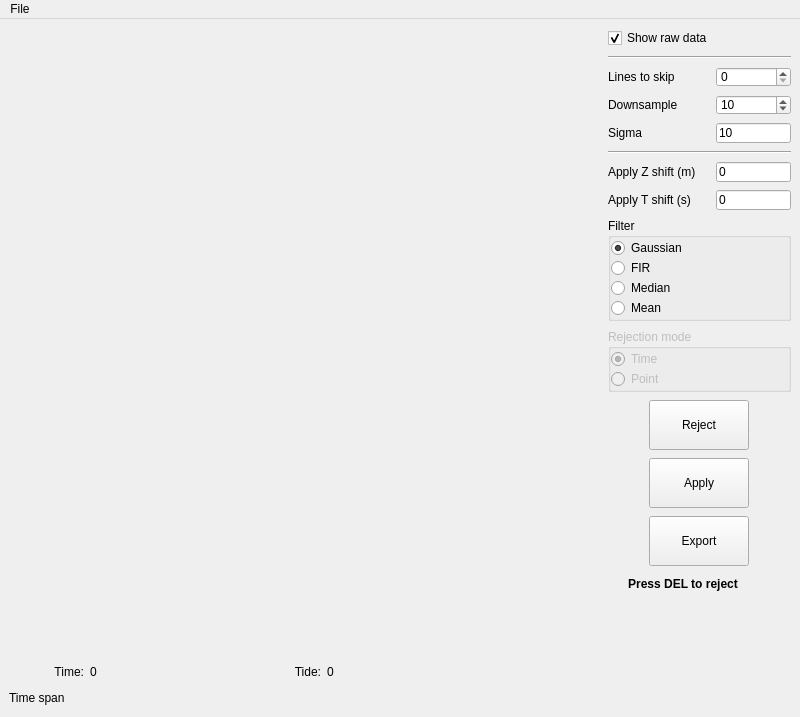
<?xml version="1.0" encoding="UTF-8"?>
<ui version="4.0">
 <class>MainWindow</class>
 <widget class="QMainWindow" name="MainWindow">
  <property name="geometry">
   <rect>
    <x>0</x>
    <y>0</y>
    <width>800</width>
    <height>717</height>
   </rect>
  </property>
  <property name="windowTitle">
   <string>Gaussian Tide Filter</string>
  </property>
  <widget class="QWidget" name="centralwidget">
   <layout class="QVBoxLayout" name="verticalLayout_3">
    <item>
     <layout class="QHBoxLayout" name="horizontalLayout_3">
      <item>
       <widget class="PlotWidget" name="tideplot" native="true"/>
      </item>
      <item>
       <layout class="QVBoxLayout" name="verticalLayout_2">
        <property name="spacing">
         <number>8</number>
        </property>
        <property name="leftMargin">
         <number>6</number>
        </property>
        <item>
         <widget class="QCheckBox" name="ch_showraw">
          <property name="minimumSize">
           <size>
            <width>150</width>
            <height>20</height>
           </size>
          </property>
          <property name="maximumSize">
           <size>
            <width>150</width>
            <height>20</height>
           </size>
          </property>
          <property name="text">
           <string>Show raw data</string>
          </property>
          <property name="checked">
           <bool>true</bool>
          </property>
         </widget>
        </item>
        <item>
         <widget class="Line" name="line_2">
          <property name="orientation">
           <enum>Qt::Orientation::Horizontal</enum>
          </property>
         </widget>
        </item>
        <item>
         <layout class="QHBoxLayout" name="horizontalLayout_4">
          <item>
           <widget class="QLabel" name="l6">
            <property name="minimumSize">
             <size>
              <width>100</width>
              <height>20</height>
             </size>
            </property>
            <property name="maximumSize">
             <size>
              <width>100</width>
              <height>20</height>
             </size>
            </property>
            <property name="text">
             <string>Lines to skip</string>
            </property>
           </widget>
          </item>
          <item>
           <widget class="QSpinBox" name="sp_linestoskip">
            <property name="minimumSize">
             <size>
              <width>75</width>
              <height>20</height>
             </size>
            </property>
            <property name="maximumSize">
             <size>
              <width>75</width>
              <height>20</height>
             </size>
            </property>
           </widget>
          </item>
         </layout>
        </item>
        <item>
         <layout class="QHBoxLayout" name="horizontalLayout_9">
          <item>
           <widget class="QLabel" name="l3">
            <property name="minimumSize">
             <size>
              <width>100</width>
              <height>20</height>
             </size>
            </property>
            <property name="maximumSize">
             <size>
              <width>100</width>
              <height>20</height>
             </size>
            </property>
            <property name="text">
             <string>Downsample</string>
            </property>
           </widget>
          </item>
          <item>
           <widget class="QSpinBox" name="sp_subsample">
            <property name="minimumSize">
             <size>
              <width>75</width>
              <height>20</height>
             </size>
            </property>
            <property name="maximumSize">
             <size>
              <width>75</width>
              <height>20</height>
             </size>
            </property>
            <property name="minimum">
             <number>1</number>
            </property>
            <property name="maximum">
             <number>10000</number>
            </property>
            <property name="value">
             <number>10</number>
            </property>
           </widget>
          </item>
         </layout>
        </item>
        <item>
         <layout class="QHBoxLayout" name="horizontalLayout_6">
          <item>
           <widget class="QLabel" name="l_filt_parameter">
            <property name="minimumSize">
             <size>
              <width>100</width>
              <height>20</height>
             </size>
            </property>
            <property name="maximumSize">
             <size>
              <width>100</width>
              <height>20</height>
             </size>
            </property>
            <property name="text">
             <string>Sigma</string>
            </property>
           </widget>
          </item>
          <item>
           <widget class="QLineEdit" name="le_filt_val">
            <property name="minimumSize">
             <size>
              <width>75</width>
              <height>20</height>
             </size>
            </property>
            <property name="maximumSize">
             <size>
              <width>75</width>
              <height>20</height>
             </size>
            </property>
            <property name="text">
             <string>10</string>
            </property>
           </widget>
          </item>
         </layout>
        </item>
        <item>
         <widget class="Line" name="line">
          <property name="orientation">
           <enum>Qt::Orientation::Horizontal</enum>
          </property>
         </widget>
        </item>
        <item>
         <layout class="QHBoxLayout" name="horizontalLayout_5">
          <item>
           <widget class="QLabel" name="l7">
            <property name="minimumSize">
             <size>
              <width>100</width>
              <height>20</height>
             </size>
            </property>
            <property name="maximumSize">
             <size>
              <width>100</width>
              <height>20</height>
             </size>
            </property>
            <property name="text">
             <string>Apply Z shift (m)</string>
            </property>
           </widget>
          </item>
          <item>
           <widget class="QLineEdit" name="le_zshift">
            <property name="minimumSize">
             <size>
              <width>75</width>
              <height>20</height>
             </size>
            </property>
            <property name="maximumSize">
             <size>
              <width>75</width>
              <height>20</height>
             </size>
            </property>
            <property name="text">
             <string>0</string>
            </property>
           </widget>
          </item>
         </layout>
        </item>
        <item>
         <layout class="QHBoxLayout" name="horizontalLayout_7">
          <item>
           <widget class="QLabel" name="l8">
            <property name="minimumSize">
             <size>
              <width>100</width>
              <height>20</height>
             </size>
            </property>
            <property name="maximumSize">
             <size>
              <width>100</width>
              <height>20</height>
             </size>
            </property>
            <property name="text">
             <string>Apply T shift (s)</string>
            </property>
           </widget>
          </item>
          <item>
           <widget class="QLineEdit" name="le_tshift">
            <property name="minimumSize">
             <size>
              <width>75</width>
              <height>20</height>
             </size>
            </property>
            <property name="maximumSize">
             <size>
              <width>75</width>
              <height>20</height>
             </size>
            </property>
            <property name="text">
             <string>0</string>
            </property>
           </widget>
          </item>
         </layout>
        </item>
        <item>
         <widget class="QGroupBox" name="groupBox">
          <property name="minimumSize">
           <size>
            <width>0</width>
            <height>0</height>
           </size>
          </property>
          <property name="maximumSize">
           <size>
            <width>16777215</width>
            <height>16777215</height>
           </size>
          </property>
          <property name="title">
           <string>Filter</string>
          </property>
          <layout class="QVBoxLayout" name="verticalLayout_4">
           <property name="spacing">
            <number>0</number>
           </property>
           <property name="leftMargin">
            <number>0</number>
           </property>
           <property name="topMargin">
            <number>0</number>
           </property>
           <property name="rightMargin">
            <number>0</number>
           </property>
           <property name="bottomMargin">
            <number>0</number>
           </property>
           <item>
            <widget class="QRadioButton" name="rb_Gauss">
             <property name="text">
              <string>Gaussian</string>
             </property>
             <property name="checked">
              <bool>true</bool>
             </property>
            </widget>
           </item>
           <item>
            <widget class="QRadioButton" name="rb_FIR">
             <property name="text">
              <string>FIR</string>
             </property>
            </widget>
           </item>
           <item>
            <widget class="QRadioButton" name="rb_Median">
             <property name="text">
              <string>Median</string>
             </property>
            </widget>
           </item>
           <item>
            <widget class="QRadioButton" name="rb_Mean">
             <property name="text">
              <string>Mean</string>
             </property>
            </widget>
           </item>
          </layout>
         </widget>
        </item>
        <item>
         <widget class="QGroupBox" name="groupBox_2">
          <property name="enabled">
           <bool>false</bool>
          </property>
          <property name="minimumSize">
           <size>
            <width>0</width>
            <height>0</height>
           </size>
          </property>
          <property name="maximumSize">
           <size>
            <width>16777215</width>
            <height>16777215</height>
           </size>
          </property>
          <property name="title">
           <string>Rejection mode</string>
          </property>
          <layout class="QVBoxLayout" name="verticalLayout_5">
           <property name="spacing">
            <number>0</number>
           </property>
           <property name="leftMargin">
            <number>0</number>
           </property>
           <property name="topMargin">
            <number>0</number>
           </property>
           <property name="rightMargin">
            <number>0</number>
           </property>
           <property name="bottomMargin">
            <number>0</number>
           </property>
           <item>
            <widget class="QRadioButton" name="rb_RejectTime">
             <property name="text">
              <string>Time</string>
             </property>
             <property name="checked">
              <bool>true</bool>
             </property>
            </widget>
           </item>
           <item>
            <widget class="QRadioButton" name="rb_RejectPoint">
             <property name="text">
              <string>Point</string>
             </property>
            </widget>
           </item>
          </layout>
         </widget>
        </item>
        <item>
         <layout class="QHBoxLayout" name="horizontalLayout_2">
          <item>
           <spacer name="horizontalSpacer_2">
            <property name="orientation">
             <enum>Qt::Orientation::Horizontal</enum>
            </property>
            <property name="sizeType">
             <enum>QSizePolicy::Policy::Minimum</enum>
            </property>
            <property name="sizeHint" stdset="0">
             <size>
              <width>0</width>
              <height>20</height>
             </size>
            </property>
           </spacer>
          </item>
          <item>
           <layout class="QVBoxLayout" name="verticalLayout">
            <item>
             <widget class="QPushButton" name="b_reject">
              <property name="minimumSize">
               <size>
                <width>100</width>
                <height>50</height>
               </size>
              </property>
              <property name="maximumSize">
               <size>
                <width>100</width>
                <height>50</height>
               </size>
              </property>
              <property name="text">
               <string>Reject</string>
              </property>
              <property name="checkable">
               <bool>true</bool>
              </property>
              <property name="checked">
               <bool>false</bool>
              </property>
             </widget>
            </item>
            <item>
             <widget class="QPushButton" name="b_run">
              <property name="minimumSize">
               <size>
                <width>100</width>
                <height>50</height>
               </size>
              </property>
              <property name="maximumSize">
               <size>
                <width>100</width>
                <height>50</height>
               </size>
              </property>
              <property name="text">
               <string>Apply</string>
              </property>
             </widget>
            </item>
            <item>
             <widget class="QPushButton" name="b_export">
              <property name="minimumSize">
               <size>
                <width>100</width>
                <height>50</height>
               </size>
              </property>
              <property name="maximumSize">
               <size>
                <width>100</width>
                <height>50</height>
               </size>
              </property>
              <property name="text">
               <string>Export</string>
              </property>
             </widget>
            </item>
           </layout>
          </item>
          <item>
           <spacer name="horizontalSpacer_3">
            <property name="orientation">
             <enum>Qt::Orientation::Horizontal</enum>
            </property>
            <property name="sizeType">
             <enum>QSizePolicy::Policy::Minimum</enum>
            </property>
            <property name="sizeHint" stdset="0">
             <size>
              <width>0</width>
              <height>20</height>
             </size>
            </property>
           </spacer>
          </item>
         </layout>
        </item>
        <item>
         <widget class="QLabel" name="l_text">
          <property name="minimumSize">
           <size>
            <width>150</width>
            <height>20</height>
           </size>
          </property>
          <property name="maximumSize">
           <size>
            <width>150</width>
            <height>20</height>
           </size>
          </property>
          <property name="font">
           <font>
            <bold>true</bold>
           </font>
          </property>
          <property name="text">
           <string>Press DEL to reject</string>
          </property>
          <property name="alignment">
           <set>Qt::AlignmentFlag::AlignCenter</set>
          </property>
         </widget>
        </item>
        <item>
         <spacer name="verticalSpacer">
          <property name="orientation">
           <enum>Qt::Orientation::Vertical</enum>
          </property>
          <property name="sizeHint" stdset="0">
           <size>
            <width>20</width>
            <height>40</height>
           </size>
          </property>
         </spacer>
        </item>
       </layout>
      </item>
     </layout>
    </item>
    <item>
     <layout class="QHBoxLayout" name="horizontalLayout">
      <item>
       <widget class="QLabel" name="l4">
        <property name="minimumSize">
         <size>
          <width>75</width>
          <height>20</height>
         </size>
        </property>
        <property name="maximumSize">
         <size>
          <width>75</width>
          <height>20</height>
         </size>
        </property>
        <property name="text">
         <string>Time:</string>
        </property>
        <property name="alignment">
         <set>Qt::AlignmentFlag::AlignRight|Qt::AlignmentFlag::AlignTrailing|Qt::AlignmentFlag::AlignVCenter</set>
        </property>
       </widget>
      </item>
      <item>
       <widget class="QLabel" name="ltime">
        <property name="minimumSize">
         <size>
          <width>150</width>
          <height>20</height>
         </size>
        </property>
        <property name="maximumSize">
         <size>
          <width>150</width>
          <height>20</height>
         </size>
        </property>
        <property name="text">
         <string>0</string>
        </property>
       </widget>
      </item>
      <item>
       <widget class="QLabel" name="l5">
        <property name="minimumSize">
         <size>
          <width>75</width>
          <height>20</height>
         </size>
        </property>
        <property name="maximumSize">
         <size>
          <width>75</width>
          <height>20</height>
         </size>
        </property>
        <property name="text">
         <string>Tide:</string>
        </property>
        <property name="alignment">
         <set>Qt::AlignmentFlag::AlignRight|Qt::AlignmentFlag::AlignTrailing|Qt::AlignmentFlag::AlignVCenter</set>
        </property>
       </widget>
      </item>
      <item>
       <widget class="QLabel" name="ltide">
        <property name="minimumSize">
         <size>
          <width>150</width>
          <height>20</height>
         </size>
        </property>
        <property name="maximumSize">
         <size>
          <width>150</width>
          <height>20</height>
         </size>
        </property>
        <property name="text">
         <string>0</string>
        </property>
       </widget>
      </item>
      <item>
       <spacer name="horizontalSpacer">
        <property name="orientation">
         <enum>Qt::Orientation::Horizontal</enum>
        </property>
        <property name="sizeHint" stdset="0">
         <size>
          <width>40</width>
          <height>20</height>
         </size>
        </property>
       </spacer>
      </item>
     </layout>
    </item>
    <item>
     <widget class="QLabel" name="l_filename">
      <property name="minimumSize">
       <size>
        <width>0</width>
        <height>20</height>
       </size>
      </property>
      <property name="maximumSize">
       <size>
        <width>16777215</width>
        <height>20</height>
       </size>
      </property>
      <property name="text">
       <string>Time span</string>
      </property>
     </widget>
    </item>
   </layout>
  </widget>
  <widget class="QMenuBar" name="menubar">
   <property name="geometry">
    <rect>
     <x>0</x>
     <y>0</y>
     <width>800</width>
     <height>33</height>
    </rect>
   </property>
   <widget class="QMenu" name="menuFile">
    <property name="title">
     <string>File</string>
    </property>
    <addaction name="actionLoad"/>
    <addaction name="actionExport"/>
   </widget>
   <addaction name="menuFile"/>
  </widget>
  <action name="actionLoad">
   <property name="text">
    <string>Load file(s)</string>
   </property>
  </action>
  <action name="actionExport">
   <property name="text">
    <string>Export</string>
   </property>
  </action>
 </widget>
 <customwidgets>
  <customwidget>
   <class>PlotWidget</class>
   <extends>QWidget</extends>
   <header>pyqtgraph</header>
   <container>1</container>
  </customwidget>
 </customwidgets>
 <resources/>
 <connections/>
</ui>
